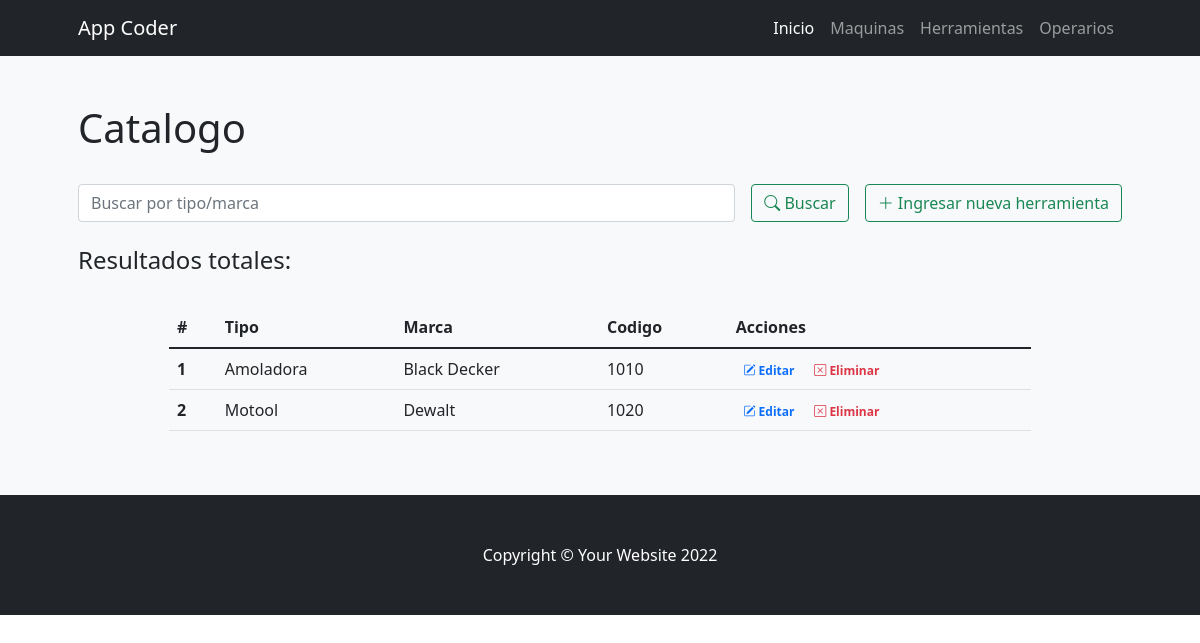
The page /coderapp/herramientas/ on the database its author committed.
### ProyectoCoderApp/models.py (models this page shows)
class Herramientas(models.Model):
    codigo = models.IntegerField()
    tipo = models.CharField(max_length=30) # Texto
    marca = models.CharField(max_length=30) # Texto

### ProyectoCoderApp/views.py (the view)
# urls.py: path('herramientas/', herramientas , name= "herramientas"),
def herramientas(request):
    if request.method == "POST":
        search = request.POST["search"]
        if search != "":
            herramientas = Herramientas.objects.filter( Q(tipo__icontains=search) | Q(marca__icontains=search)).values()
            return render(request,"ProyectoCoderApp/herramientas.html",{"herramientas":herramientas, "search":True, "busqueda":search})
    herramientas = Herramientas.objects.all()
    return render(request,"ProyectoCoderApp/herramientas.html",{"herramientas":herramientas})

### ProyectoCoderApp/templates/ProyectoCoderApp/herramientas.html (shortened to what this page needs)
{% extends 'ProyectoCoderApp/base.html' %}
{% load static %}
{% block contenidoPagina %}
<section class="bg-light py-5">
    <div class="container px-5">
        <h1>Catalogo</h1>
        <br>
        <div class="row gx-5 justify-content-center">
            <div class="col-lg-12">
                <form class="d-flex my-2 my-lg-0" action="" method="post">
                    <input class="flex-grow-0 form-control mr-sm-2" type="search" name="search" placeholder="Buscar por tipo/marca" aria-label="Search">
                    <button class="btn btn-outline-success text-nowrap ms-3 my-2 my-sm-0" type="submit"> <i class="bi bi-search"></i> Buscar</button>
                    <a class="btn btn-outline-success text-nowrap ms-3 my-2 my-sm-0" href="{% url 'crear_herramientas' %}"> <i class="bi bi-plus-lg"></i> Ingresar nueva herramienta</a>
                </form>
            </div>
        </div>
        <br>
        <h4>Resultados
            {% if search %}
                para "{{busqueda}}":
            {% else %}
                totales:
            {% endif %}
        </h4>
        <br>
        <div class="row gx-5 justify-content-center">
            <div class="col-lg-10 table-responsive">
                <table class="table table-theme">
                    <thead>
                        <tr>
                            <th scope="col">#</th>
                            <th scope="col">Tipo</th>
                            <th scope="col">Marca</th>
                            <th scope="col">Codigo</th>
                            <th scope="col">Acciones</th>
                        </tr>
                    </thead>
                    <tbody>
                        {% for herramienta in herramientas %}
                            <tr>
                                <th scope="row">{{forloop.counter}}</th>
                                <td>{{herramienta.tipo}}</td>
                                <td>{{herramienta.marca}}</td>
                                <td>{{herramienta.codigo}}</td>
                                <td>
                                    <a href="{% url 'editar_herramientas' herramienta.id %}" class="text-primary badge badge-primary text-decoration-none"> <i class="bi bi-pencil-square"></i> Editar</a>
                                    <a href="{% url 'eliminar_herramientas' herramienta.id %}" class="text-danger badge badge-danger text-decoration-none"> <i class="bi bi-x-square"></i> Eliminar</a>
                                </td>
                            </tr>
                        {% endfor %}
                    </tbody>
                </table>
            </div>
        </div>
    </div>
</section>
{% endblock %}

### rows shown on the page
Herramientas: tipo "Amoladora", marca "Black Decker", codigo "1010"
Herramientas: tipo "Motool", marca "Dewalt", codigo "1020"
